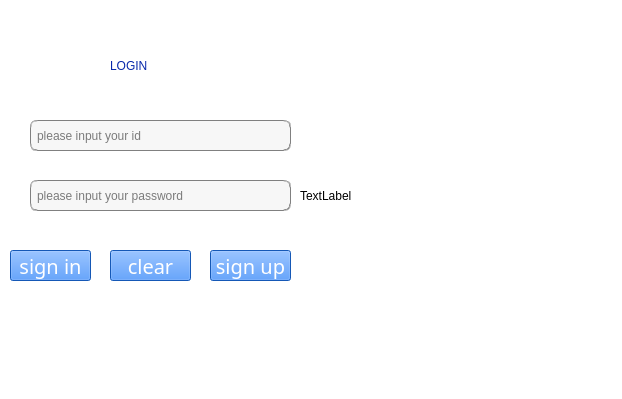
<?xml version="1.0" encoding="UTF-8"?>
<ui version="4.0">
 <class>LogWidget</class>
 <widget class="QWidget" name="LogWidget">
  <property name="geometry">
   <rect>
    <x>0</x>
    <y>0</y>
    <width>622</width>
    <height>399</height>
   </rect>
  </property>
  <property name="windowTitle">
   <string>Form</string>
  </property>
  <property name="styleSheet">
   <string notr="true">background-color: rgb(255, 255, 255);</string>
  </property>
  <widget class="QLabel" name="label_3">
   <property name="geometry">
    <rect>
     <x>110</x>
     <y>40</y>
     <width>111</width>
     <height>51</height>
    </rect>
   </property>
   <property name="styleSheet">
    <string notr="true">font: 87 20pt &quot;Arial Black&quot;;
color: rgb(9, 41, 171);</string>
   </property>
   <property name="text">
    <string>LOGIN</string>
   </property>
  </widget>
  <widget class="QLineEdit" name="edit_name">
   <property name="geometry">
    <rect>
     <x>30</x>
     <y>120</y>
     <width>261</width>
     <height>31</height>
    </rect>
   </property>
   <property name="styleSheet">
    <string notr="true">background-color: rgb(247, 247, 247);
border:1px groove gray;border-radius:
7px;padding:2px 4px;
font: 14pt &quot;Candara&quot;;</string>
   </property>
   <property name="inputMask">
    <string/>
   </property>
   <property name="placeholderText">
    <string>please input your id</string>
   </property>
  </widget>
  <widget class="QLineEdit" name="edit_pw">
   <property name="geometry">
    <rect>
     <x>30</x>
     <y>180</y>
     <width>261</width>
     <height>31</height>
    </rect>
   </property>
   <property name="styleSheet">
    <string notr="true">background-color: rgb(247, 247, 247);
border:1px groove gray;border-radius:
7px;padding:2px 4px;
font: 14pt &quot;Candara&quot;;</string>
   </property>
   <property name="text">
    <string/>
   </property>
   <property name="echoMode">
    <enum>QLineEdit::Password</enum>
   </property>
   <property name="readOnly">
    <bool>false</bool>
   </property>
   <property name="placeholderText">
    <string>please input your password</string>
   </property>
  </widget>
  <widget class="QPushButton" name="btn_log">
   <property name="geometry">
    <rect>
     <x>10</x>
     <y>250</y>
     <width>81</width>
     <height>31</height>
    </rect>
   </property>
   <property name="font">
    <font>
     <family>Bahnschrift Light</family>
     <pointsize>15</pointsize>
     <italic>false</italic>
     <bold>false</bold>
    </font>
   </property>
   <property name="styleSheet">
    <string notr="true">background-color: rgb(29, 123, 255);
color: rgb(255, 255, 255);
</string>
   </property>
   <property name="text">
    <string>sign in</string>
   </property>
  </widget>
  <widget class="QPushButton" name="btn_clear">
   <property name="geometry">
    <rect>
     <x>110</x>
     <y>250</y>
     <width>81</width>
     <height>31</height>
    </rect>
   </property>
   <property name="font">
    <font>
     <family>Bahnschrift Light</family>
     <pointsize>15</pointsize>
     <italic>false</italic>
     <bold>false</bold>
    </font>
   </property>
   <property name="styleSheet">
    <string notr="true">background-color: rgb(29, 123, 255);
color: rgb(255, 255, 255);
</string>
   </property>
   <property name="text">
    <string>clear</string>
   </property>
  </widget>
  <widget class="QPushButton" name="btn_signup">
   <property name="geometry">
    <rect>
     <x>210</x>
     <y>250</y>
     <width>81</width>
     <height>31</height>
    </rect>
   </property>
   <property name="font">
    <font>
     <family>Bahnschrift Light</family>
     <pointsize>15</pointsize>
     <italic>false</italic>
     <bold>false</bold>
    </font>
   </property>
   <property name="styleSheet">
    <string notr="true">background-color: rgb(29, 123, 255);
color: rgb(255, 255, 255);
</string>
   </property>
   <property name="text">
    <string>sign up</string>
   </property>
  </widget>
  <widget class="QLabel" name="label_image">
   <property name="geometry">
    <rect>
     <x>300</x>
     <y>-10</y>
     <width>331</width>
     <height>411</height>
    </rect>
   </property>
   <property name="text">
    <string>TextLabel</string>
   </property>
  </widget>
 </widget>
 <resources/>
 <connections/>
</ui>
